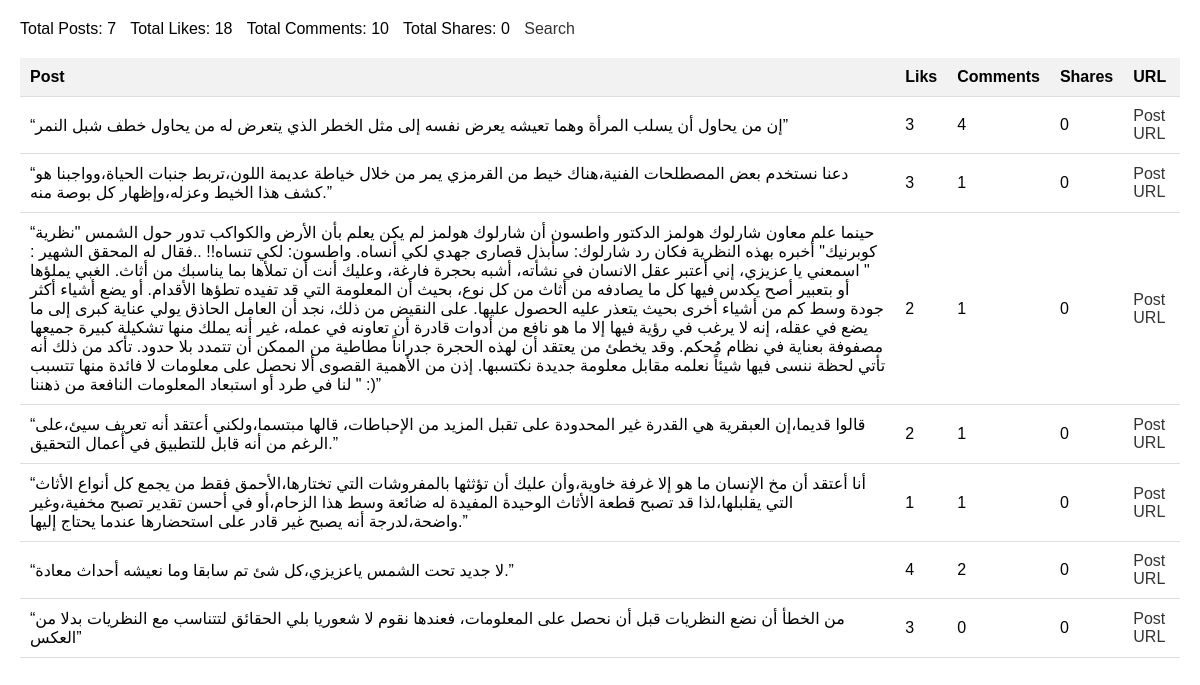
The page /posts on the database its author committed.
### Facebook_App/models.py (models this page shows)
class Post(models.Model):
    post_id = models.CharField(max_length=255)
    message = models.TextField()
    likes = models.IntegerField()
    comments = models.IntegerField()
    shares = models.IntegerField()
    url = models.TextField()

### Facebook_App/views.py (the view)
# urls.py: path('posts', views.posts, name='posts'),
def posts(request):
    posts = Post.objects.annotate(shares_count=Count('shares'))
    total_likes = Post.objects.aggregate(total_likes=Sum('likes'))['total_likes']
    total_comments = Post.objects.aggregate(total_comments=Sum('comments'))['total_comments']
    total_shares = Post.objects.aggregate(total_shares=Sum('shares'))['total_shares']
    return render(request, 'posts.html', {'posts': posts, 'total_likes': total_likes, 'total_comments': total_comments, 'total_shares': total_shares})

### templates/posts.html (shortened to what this page needs)
<!DOCTYPE html>
<html lang="ar">
<head>
</head>
<body>
    <div class="summary">
        <span>Total Posts: {{ posts|length }}</span>
        <span>Total Likes: {{ total_likes }}</span>
        <span>Total Comments: {{ total_comments }}</span>
        <span>Total Shares: {{ total_shares }}</span>
        <a href="{% url 'search0' %}">Search</a>
    </div>
    <table>
        <tr>
            <th>Post</th>
            <th>Liks</th>
            <th>Comments</th>
            <th>Shares</th>
            <th>URL</th>
        </tr>
        {% for post in posts %}
            <tr>
                <td>{{ post.message }}</td>
                <td>{{ post.likes }}</td>
                <td>{{ post.comments }}</td>
                <td>{{ post.shares }}</td>
                <td><a href="{% url 'view_post' post.post_id %}">Post URL</a></td>
            </tr>
        {% endfor %}
    </table>
</body>
</html>

### templates/posts.html (style rules this page uses)
body { font-family: Arial, sans-serif; margin: 20px; }
.summary { margin-bottom: 20px; }
.summary span { margin-right: 10px; }
table { width: 100%; border-collapse: collapse; margin-bottom: 20px; }
th, td { padding: 10px; text-align: left; border-bottom: 1px solid #ddd; }
th { background-color: #f2f2f2; }
a { color: #333; text-decoration: none; }

### rows shown on the page
Post: message "“إن من يحاول أن يسلب المرأة وهما تعيشه يعرض نفسه إلى مثل الخطر الذي يتعرض له من يحاول خطف شبل النمر”", likes "3", comments "4", shares "0"
Post: message "“دعنا نستخدم بعض المصطلحات الفنية،هناك خيط من القرمزي يمر من خلال خياطة عديمة اللون،تربط جنبات الحياة،وواجبنا هو كشف هذا الخيط وعزله،وإظهار كل بوصة منه.”", likes "3", comments "1", shares "0"
Post: message "“حينما علم معاون شارلوك هولمز الدكتور واطسون أن شارلوك هولمز لم يكن يعلم بأن الأرض والكواكب تدور حول الشمس \"نظرية كوبرنيك\" أخبره بهذه النظرية فكان رد شارلوك: سأبذل قصارى جهدي لكي أنساه. واطسون: لكي تنساه!! ..فقال له المحقق الشهير : \" اسمعني يا عزيزي، إني أعتبر عقل الانسان في نشأته، أشبه بحجرة فارغة، وعليك أنت أن تملأها بما يناسبك من أثاث. الغبي يملؤها أو بتعبير أصح يكدس فيها كل ما يصادفه من أثاث من كل نوع، بحيث أن المعلومة التي قد تفيده تطؤها الأقدام. أو يضع أشياء أكثر جودة وسط كم من أشياء أخرى بحيث يتعذر عليه الحصول عليها. على النقيض من ذلك، نجد أن العامل الحاذق يولي عناية كبرى إلى ما يضع في عقله، إنه لا يرغب في رؤية فيها إلا ما هو نافع من أدوات قادرة أن تعاونه في عمله، غير أنه يملك منها…", likes "2", comments "1", shares "0"
Post: message "“قالوا قديما،إن العبقرية هي القدرة غير المحدودة على تقبل المزيد من الإحباطات، قالها مبتسما،ولكني أعتقد أنه تعريف سيئ،على الرغم من أنه قابل للتطبيق في أعمال التحقيق.”", likes "2", comments "1", shares "0"
Post: message "“أنا أعتقد أن مخ الإنسان ما هو إلا غرفة خاوية،وأن عليك أن تؤثثها بالمفروشات التي تختارها،الأحمق فقط من يجمع كل أنواع الأثاث التي يقلبلها،لذا قد تصبح قطعة الأثاث الوحيدة المفيدة له ضائعة وسط هذا الزحام،أو في أحسن تقدير تصبح مخفية،وغير واضحة،لدرجة أنه يصبح غير قادر على استحضارها عندما يحتاج إليها.”", likes "1", comments "1", shares "0"
Post: message "“لا جديد تحت الشمس ياعزيزي،كل شئ تم سابقا وما نعيشه أحداث معادة.”", likes "4", comments "2", shares "0"
Post: message "“من الخطأ أن نضع النظريات قبل أن نحصل على المعلومات، فعندها نقوم لا شعوريا بلي الحقائق لتتناسب مع النظريات بدلا من العكس”", likes "3", comments "0", shares "0"

### other values the page prints
{{ posts|length }} "7"
{{ total_likes }} "18"
{{ total_comments }} "10"
{{ total_shares }} "0"
